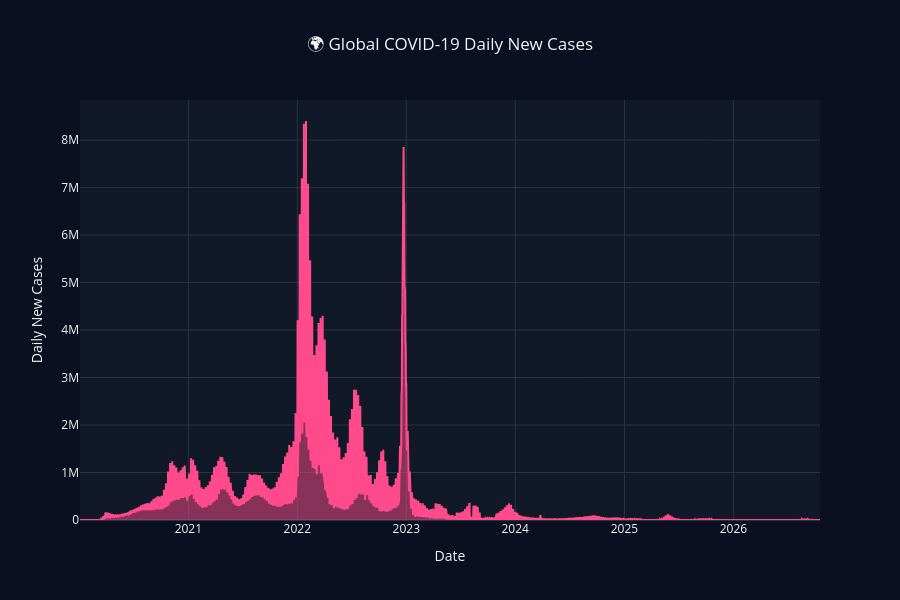

Notebook code cell kept with this figure:
### Code cell
daily_cases = df[df['country'] == 'World'].copy()

daily_cases['date'] = pd.to_datetime(daily_cases['date'])

daily_cases = daily_cases.sort_values('date')

fig = px.area(
    daily_cases,
    x='date',
    y='new_cases',
    title='🌍 Global COVID-19 Daily New Cases',
    color_discrete_sequence=['#FF4B8B']
)

fig.update_layout(
    template='plotly_dark',
    paper_bgcolor='#0B1020',
    plot_bgcolor='#111827',
    title_x=0.5,
    height=600,
    xaxis_title='Date',
    yaxis_title='Daily New Cases'
)

fig.show()

### Figure 1 — Plotly figure (JSON) as saved in the notebook; plotly's stock layout.template omitted (floating-point values rounded to 4 significant figures; data arrays with more than 128 entries replaced by an {"elided": "..."} marker saying what was removed)
{"data": [{"fillpattern": {"shape": ""}, "hovertemplate": "date=%{x}<br>new_cases=%{y}<extra></extra>", "legendgroup": "", "line": {"color": "#FF4B8B"}, "marker": {"symbol": "circle"}, "mode": "lines", "name": "", "orientation": "v", "showlegend": false, "stackgroup": "1", "type": "scatter", "x": {"elided": "2480 str values"}, "xaxis": "x", "y": {"elided": "2480 float values"}, "yaxis": "y"}], "layout": {"height": 600, "legend": {"tracegroupgap": 0}, "paper_bgcolor": "#0B1020", "plot_bgcolor": "#111827", "title": {"text": "🌍 Global COVID-19 Daily New Cases", "x": 0.5}, "xaxis": {"anchor": "y", "domain": [0, 1], "title": {"text": "Date"}}, "yaxis": {"anchor": "x", "domain": [0, 1], "title": {"text": "Daily New Cases"}}}}
